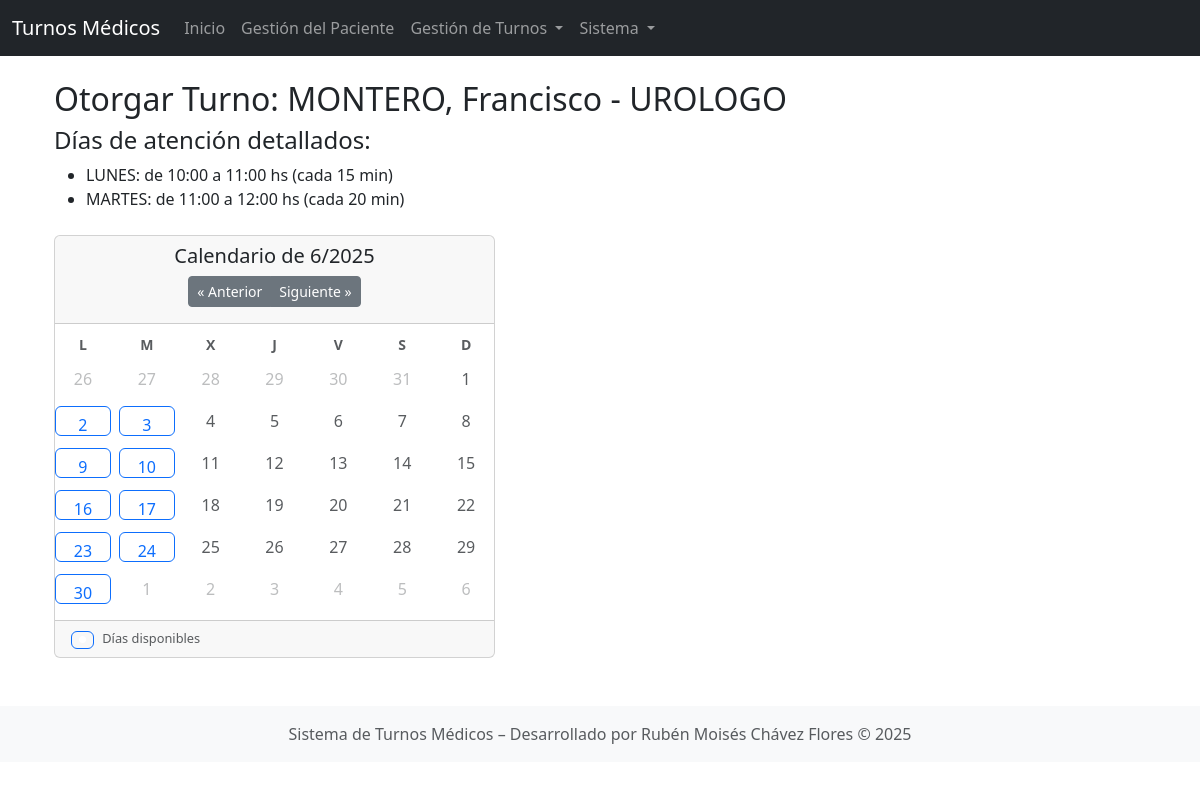
Page /otorgar_turno/2/ on the committed database.
### gestion/models.py (models this page shows, shortened)
class Medico(models.Model):
    nombre = models.CharField(max_length=100)
    apellido = models.CharField(max_length=100)
    especialidad = models.ForeignKey(Especialidad, on_delete=models.CASCADE)

class Especialidad(models.Model):
    nombre = models.CharField(max_length=100)

### gestion/views.py (the view, shortened to what this page needs)
# urls.py: path('otorgar_turno/<int:medico_id>/', views.otorgar_turno, name='otorgar_turno'),
def otorgar_turno(request, medico_id):
    medico = get_object_or_404(Medico, id=medico_id)
    hoy = timezone.now().date()
    mes = int(request.GET.get('mes', hoy.month))
    anio = int(request.GET.get('anio', hoy.year))
    fecha_str = request.GET.get('fecha')
    dni = request.GET.get('dni')
    fecha_seleccionada = None
    paciente = None
    if fecha_str:
        try:
            fecha_seleccionada = datetime.strptime(fecha_str, "%Y-%m-%d").date()
        except ValueError:
            fecha_seleccionada = None
    if dni:
        paciente = Paciente.objects.filter(dni=dni).first()
    dias_atencion = DiaAtencion.objects.filter(medico=medico)
    dias_mostrados = [
        {
            'dia': d.get_dia_display(),
            'numero_dia': int(d.dia),  # convertir a int para usar weekday()
            'horario_inicio': d.horario_inicio.strftime("%H:%M"),
            'horario_fin': d.horario_fin.strftime("%H:%M"),
            'intervalo': d.intervalo_minutos,
        }
        for d in dias_atencion
    ]
    primer_dia_mes = datetime(anio, mes, 1).date()
    _, dias_en_mes = monthrange(anio, mes)
    primer_lunes = primer_dia_mes - timedelta(days=primer_dia_mes.weekday())
    dias_no_laborables = set(
        DiaNoLaborable.objects.filter(medico=medico).values_list('fecha', flat=True)
    )
    calendario = []
    for i in range(42):  # 6 semanas x 7 días
        dia = primer_lunes + timedelta(days=i)
        es_del_mes = dia.month == mes
        atiende = dias_atencion.filter(dia=str(dia.weekday())).exists()
        es_no_laborable = dia in dias_no_laborables
        calendario.append({
            'fecha': dia,
            'es_del_mes': es_del_mes,
            'atiende': atiende,
            'es_no_laborable': es_no_laborable,
        })
    matriz_turnos = []
    contexto = {
        'medico': medico,
        'mes': mes,
        'anio': anio,
        'mes_anterior': (mes - 1) if mes > 1 else 12,
        'anio_anterior': (anio - 1) if mes == 1 else anio,
        'mes_siguiente': (mes + 1) if mes < 12 else 1,
        'anio_siguiente': (anio + 1) if mes == 12 else anio,
        'fecha_seleccionada': fecha_seleccionada,
        'calendario': calendario,
        'dias_mostrados': dias_mostrados,
        'matriz_turnos': matriz_turnos,
        'dni': dni,
        'paciente': paciente,
        'numero_dia_seleccionado': fecha_seleccionada.weekday() if fecha_seleccionada else None,
    }
    return render(request, 'gestion/otorgar_turno.html', contexto)

### gestion/templates/gestion/otorgar_turno.html (shortened to what this page needs)
{% extends 'gestion/base.html' %}
{% load static %}
{% block content %}
<div class="container-fluid">
  <h2>Otorgar Turno: {{ medico.apellido|upper }}, {{ medico.nombre|title }} - {{ medico.especialidad.nombre|upper }}</h2>
  {% if dias_mostrados %}
  <div class="mb-4">
    <h4>Días de atención detallados:</h4>
    <ul>
      {% for d in dias_mostrados %}
      <li>{{ d.dia }}: de {{ d.horario_inicio }} a {{ d.horario_fin }} hs (cada {{ d.intervalo }} min)</li>
      {% endfor %}
    </ul>
  </div>
  {% endif %}
  <div class="row">
    <div class="col-md-5 scale-40">
      <div class="card">
        <div class="card-header text-center">
          <h5>Calendario de {{ mes }}/{{ anio }}</h5>
          <div class="btn-group mb-2" role="group">
            <a href="?mes={{ mes_anterior }}&anio={{ anio_anterior }}{% if dni %}&dni={{ dni }}{% endif %}" class="btn btn-secondary btn-sm">« Anterior</a>
            <a href="?mes={{ mes_siguiente }}&anio={{ anio_siguiente }}{% if dni %}&dni={{ dni }}{% endif %}" class="btn btn-secondary btn-sm">Siguiente »</a>
          </div>
        </div>
        <div class="card-body p-2">
          <div class="row text-center mb-1">
            {% for d in "LMXJVSD" %}
            <div class="col"><small class="text-muted fw-bold">{{ d }}</small></div>
            {% endfor %}
          </div>
          {% for dia in calendario %}
          {% if forloop.counter0|divisibleby:7 %}<div class="row text-center mb-1">{% endif %}
            <div class="col p-1">
              {% if dia.es_del_mes %}
              {% if dia.es_no_laborable %}
              <div class="d-flex align-items-center justify-content-center bg-danger text-white rounded" style="height: 30px;" title="No laborable">{{ dia.fecha.day }}</div>
              {% elif dia.atiende %}
              <a href="?mes={{ mes }}&anio={{ anio }}&fecha={{ dia.fecha|date:'Y-m-d' }}{% if dni %}&dni={{ dni }}{% endif %}" class="btn btn-outline-primary w-100" style="height:30px;">{{ dia.fecha.day }}</a>
              {% else %}
              <div class="d-flex align-items-center justify-content-center text-muted" style="height:30px;">{{ dia.fecha.day }}</div>
              {% endif %}
              {% else %}
              <div class="d-flex align-items-center justify-content-center text-muted" style="height:30px;opacity:0.4;">{{ dia.fecha.day }}</div>
              {% endif %}
            </div>
          {% if forloop.counter|divisibleby:7 or forloop.last %}</div>{% endif %}
          {% endfor %}
        </div>
        <div class="card-footer text-muted" style="font-size: 0.8rem;">
          <span class="badge bg-outline-primary me-2" style="border:1px solid#0d6efd;">●</span>Días disponibles
        </div>
      </div>
    </div>
  </div>
</div>
{% endblock %}

### rows in the picture
Medico: apellido "MONTERO", nombre "Francisco", especialidad.nombre "UROLOGO"

### other values in the picture
{{ d.dia }} "LUNES" "MARTES"
{{ d.horario_inicio }} "10:00" "11:00"
{{ d.horario_fin }} "11:00" "12:00"
{{ d.intervalo }} "15" "20"
{{ mes }} "6"
{{ anio }} "2025"
{{ d }} "L" "M" "X" "J" "V" "S" "D"
{{ dia.fecha.day }} "26" "27" "28" "29" "30" "31" "1" "2" "3" "4" "5" "6"
{{ dia.fecha.day }} "1" "4" "5" "6" "7" "8" "11" "12" "13" "14" "15" "18" "19" "20" "21" "22" "25" "26" "27" "28" "29"
{{ dia.fecha.day }} "2" "3" "9" "10" "16" "17" "23" "24" "30"
